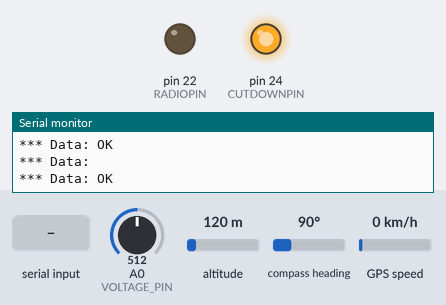
A sketch run on a simulated Arduino Mega 2560, built with avr-gcc and run on an emulated ATmega2560. Shown: output pins drawn as LEDs (lit = HIGH), the last lines printed to the serial monitor. Inputs (shaded band) come from the test bench; at power-on: A0 (VOLTAGE_PIN) = 512, altitude 120 m, compass heading 90°, GPS speed 0 km/h. The GPS gets a fix after 3 s at 37.7749, -122.4194 with 8 satellites; the modem accepts every AT command (registered, SIM ready, sends succeed) and sends nothing else.

Above: at 13.8 s.
13.9 s: "RING,1\n" received over the second serial link
15.5 s: "clearsms,1\n" received over the second serial link
At 31.62 s:
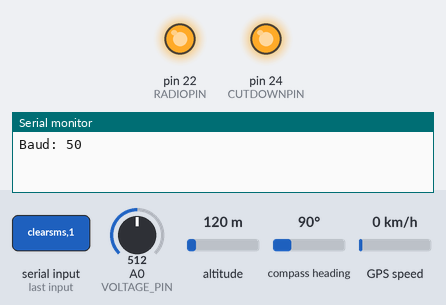
Timing chart, 0 to 31.7 s (numbered marks = the images above; inputs shaded):
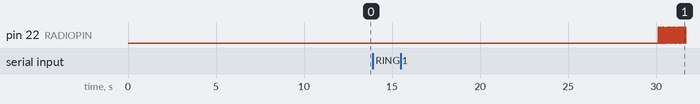

The sketch:

gps.ino
```cpp
#include <SoftwareSerial.h>
#include <TinyGPS.h>
#include <util/crc16.h>
#include <SD.h>

// Adafruit GPS - Start Loggin
#define PMTK_STARTLOG  "$PMTK185,0*22"
#define PMTK_ERASE_FLASH "$PMTK184,1*22"

// Timer intervals
long previousMillis = 0;
long interval = 30000; // Read temp & transmit every 30 seconds

//long cutdownInterval = 5400000; // 1hr 30 mins
long cutdownInterval = 200000;
int cutdownPeriod = 10000; // 10 seconds
boolean cutdownComplete = false;

boolean quiet_mode = false;

// Pins
#define RADIOPIN 22   // NTX2 TX
#define GPSBAUD 9600  // Adafruit Ultimate GPS Baud Rate
#define GSMBAUD 9600  // TC35 Baud
#define CUTDOWNPIN 24 // To Relay
#define GSMGROUND 13
#define VOLTAGE_PIN 0

#define modemDelay 500

// Vars
char datastring[60];
String callsign = String("$$RONERY");
String timestamp = "0";
String rtty;
int beacon_count = 0;
float latitude, longitude, altitude, voltage, speed, bearing = 0;
TinyGPS gps;

int SMS_location_number;
const unsigned int MAX_INPUT = 165; // 160 characters for SMS plus a few extra
static unsigned int input_pos = 0;

void setupModem() {

// AT+CMGF=1          for txt mode
// AT+CNMI=2,1,0,0,1  message indication
// AT^SMGO=1          SMS full indication
// AT&W               store to memory

  delay(modemDelay);

  //Set the Prefered Message Storage Parameter
  Serial2.println("AT+CMGF=1");
  delay(modemDelay);
  Serial2.println("AT+CNMI=2,1,0,0,1");
  delay(modemDelay);
  Serial2.println("AT^SMGO=1");
  delay(modemDelay);

  //Save Settings to Modem flash memory permanently
  Serial2.println("AT&W");
  delay(modemDelay);
}


void setup() {
  Serial.begin(9600);

  // Setup GPS Baud
  Serial3.begin(GPSBAUD);

  // Start GPS Logging
  Serial3.println(PMTK_STARTLOG);

  // Setup Radio
  pinMode(RADIOPIN, OUTPUT);

  // Setup Relay
  pinMode(CUTDOWNPIN, OUTPUT);
  digitalWrite(CUTDOWNPIN, HIGH);

  //--- turn on TC35 ---
  // To IGT pin on TC35
  // it grounds IGN pin for 100 ms
  // this is the same as pressing the button
  // on the TC35 to start it up

  pinMode(GSMGROUND, INPUT);
  digitalWrite(GSMGROUND, LOW);
  pinMode(GSMGROUND, OUTPUT);
  delay(100);
  pinMode(GSMGROUND, INPUT);

  // Setup GSM
  Serial2.begin(GSMBAUD);

  setupModem();
  delete_All_SMS();

  Serial.println("Ready.");
}

// Main loop
void loop() {
  // Read voltage
  int val;
  val = analogRead(VOLTAGE_PIN);
  voltage = val * 0.023225;

  // Read SMS queue
  readTC35();

  unsigned long currentMillis = millis();

  if (currentMillis > cutdownInterval && !cutdownComplete) {
    Serial.println("Cutting.");
    digitalWrite(CUTDOWNPIN, LOW);
    delay(cutdownPeriod);
    Serial.println("Cutting complete.");
    cutdownComplete = true;
  } else {
    digitalWrite(CUTDOWNPIN, HIGH);
  }

  if (currentMillis - previousMillis > interval) {
    quiet_mode = true;
    Serial.println("Transmitting.");
    transmit50Baud();
    transmit300Baud();

    Serial.println("Transmission done.");
    quiet_mode = false;

    // Set last, since transmission takes time
    previousMillis = millis();
  }

  if (!quiet_mode) {
    while (Serial3.available() && !quiet_mode) {
      if (gps.encode(Serial3.read())) {
        getgps(gps);
        break;
      }
    }
  }
}

void sendTextMessage(String text) {
  Serial.println("sendTextMessage()");
  Serial.println("Sending SMS.");
  Serial2.print("AT+CMGF=1\r");
  delay(100);
  Serial2.println("AT+CMGS=\"+35312345678\"");
  delay(100);
  Serial2.print(text);
  delay(100);
  Serial2.println((char)26);
}

void sendStatusTextMessage() {
  String text = String();

  text += "Beacon: ";
  text += beacon_count;
  text += ". Altitude: ";
  text += floatToString(altitude, 2);
  text += ". Voltage: ";
  text += floatToString(voltage, 2);
  text += ". Cut-down interval: ";
  text += cutdownInterval;
  text += ". Cut-down Status: ";
  text += cutdownComplete;
  text += ". Map: http://maps.google.com/?q=";
  text += floatToString(latitude, 8);
  text += ",";
  text += floatToString(longitude, 8);

  sendTextMessage(text);
}

void transmit50Baud() {
  transmit(50);
}

void transmit300Baud() {
  transmit(300);
}

void transmit(int baud) {
  rtty = String();
  rtty += callsign;
  rtty += ",";
  rtty += beacon_count;
  rtty += ",";
  rtty += timestamp;
  rtty += ",";
  rtty += floatToString(latitude, 8);
  rtty += ",";
  rtty += floatToString(longitude, 8);
  rtty += ",";
  rtty += floatToString(altitude, 2);
  rtty += ",";
  rtty += floatToString(speed, 2); // Speed
  rtty += ",";
  rtty += floatToString(bearing, 2); // Bearing
  rtty += ",";
  rtty += floatToString(voltage, 2); // Temperature - TODO: Battery?
  rtty += ",";
  rtty += cutdownComplete; // Cut-down status
  rtty += ",";
  rtty += cutdownInterval; // Cut-down Interval
  rtty += ",";

  // Convert to character array
  char charBuf[80];
  rtty.toCharArray(charBuf, 80);

  // Calculate checksum
  unsigned int CHECKSUM = gps_CRC16_checksum(charBuf);  // Calculates the checksum for this datastring
  char checksum_str[6];
  sprintf(checksum_str, "*%04X\n", CHECKSUM);

  // Append
  strcat(charBuf, checksum_str);

  // Transmit
  rtty_txstring(baud, charBuf);
  beacon_count = beacon_count + 1;
}

// The getgps function will get and print the values we want.
void getgps(TinyGPS &gps) {
  // To get all of the data into varialbes that you can use in your code,
  // all you need to do is define variables and query the object for the
  // data. To see the complete list of functions see keywords.txt file in
  // the TinyGPS and NewSoftSerial libs.

  //int satCount = TinyGPS::sat_count();
  //Serial.print("Satellites: ");
  //Serial.println(satCount);

  // Define the variables that will be used
  // Then call this function
  gps.f_get_position(&latitude, &longitude);
  // You can now print variables latitude and longitude
//Serial.print("Lat/Long: ");
//Serial.print(latitude, 8);
//  Serial.print(", ");
//  Serial.println(longitude, 8);

  // Same goes for date and time
  int year;
  byte month, day, hour, minute, second, hundredths;
  gps.crack_datetime(&year, &month, &day, &hour, &minute, &second, &hundredths);
  // Print data and time
//  Serial.print("Date: ");
//  Serial.print(month, DEC);
//  Serial.print("/");
//  Serial.print(day, DEC);
//  Serial.print("/");
//  Serial.print(year);
//  Serial.print(" Time: ");
//  Serial.print(hour, DEC);
//  Serial.print(":");
//  Serial.print(minute, DEC);
//  Serial.print(":");
//  Serial.print(second, DEC);
//  Serial.print(".");
//  Serial.println(hundredths, DEC);

  timestamp = String("");
  timestamp += hour;
  timestamp += ":";
  timestamp += minute;
  timestamp += ":";
  timestamp += second;

  //Since month, day, hour, minute, second, and hundr

  // Here you can print the altitude and course values directly since
  // there is only one value for the function
  altitude = gps.f_altitude();
//  Serial.print("Altitude (meters): ");
//  Serial.println(altitude);
  // Same goes for course
  bearing = gps.f_course();
//  Serial.print("Course (degrees): ");
//  Serial.println(bearing);
  // And same goes for speed
  speed = gps.f_speed_kmph();
//  Serial.print("Speed(kmph): ");
//  Serial.println(speed);
//  Serial.println();

  // Here you can print statistics on the sentences.
//  unsigned long chars;
//  unsigned short sentences, failed_checksum;
//  gps.stats(&chars, &sentences, &failed_checksum);
  //Serial.print("Failed Checksums: ");Serial.print(failed_checksum);
  //Serial.println(); Serial.println();
}

void rtty_txstring(int baud, char *string) {
  Serial.print("Transmitting: ");
  Serial.println(string);
  Serial.print("Baud: ");
  Serial.println(baud);

  /* Simple function to sent a char at a time to
    ** rtty_txbyte function.
    ** NB Each char is one byte (8 Bits)
    */

  char c;

  c = *string++;

  while ( c != '\0') {
    rtty_txbyte(baud, c);
    c = *string++;
  }
}


void rtty_txbyte (int baud, char c) {
  /* Simple function to sent each bit of a char to
    ** rtty_txbit function.
    ** NB The bits are sent Least Significant Bit first
    **
    ** All chars should be preceded with a 0 and
    ** proceded with a 1. 0 = Start bit; 1 = Stop bit
    **
    */

  int i;

  rtty_txbit(baud, 0); // Start bit

  // Send bits for for char LSB first

  for (i = 0; i < 7; i++) { // Change this here 7 or 8 for ASCII-7 / ASCII-8
    if (c & 1) rtty_txbit(baud, 1);

    else rtty_txbit(baud, 0);

    c = c >> 1;

  }

  rtty_txbit(baud, 1); // Stop bit
  rtty_txbit(baud, 1); // Stop bit
}

void rtty_txbit (int baud, int bit) {
  if (bit) {
    // high
    analogWrite(RADIOPIN, 138);
  } else {
    // low
    analogWrite(RADIOPIN, 127);
  }

  if (baud == 300) {
    delayMicroseconds(3370); // 300 baud
  } else if (baud == 50) {
    delayMicroseconds(10000); // For 50 Baud uncomment this and the line below.
    delayMicroseconds(10150); // You can't do 20150 it just doesn't work as the
  } else {
    delayMicroseconds(10000); // For 50 Baud uncomment this and the line below.
    delayMicroseconds(10150); // You can't do 20150 it just doesn't work as the
    Serial.println("Unknown Baud - defaulting to 50.");
  }
}

uint16_t gps_CRC16_checksum (char *string) {
  size_t i;
  uint16_t crc;
  uint8_t c;

  crc = 0xFFFF;

  // Calculate checksum ignoring the first two $s
  for (i = 2; i < strlen(string); i++) {
    c = string[i];
    crc = _crc_xmodem_update (crc, c);
  }

  return crc;
}

String floatToString(double number, uint8_t digits) {
  String resultString = "";
  // Handle negative numbers
  if (number < 0.0) {
    resultString += "-";
    number = -number;
  }

  // Round correctly so that print(1.999, 2) prints as "2.00"
  double rounding = 0.5;
  for (uint8_t i = 0; i < digits; ++i)
    rounding /= 10.0;

  number += rounding;

  // Extract the integer part of the number and print it
  unsigned long int_part = (unsigned long)number;
  double remainder = number - (double)int_part;
  resultString += int_part;

  // Print the decimal point, but only if there are digits beyond
  if (digits > 0)
    resultString += ".";

  // Extract digits from the remainder one at a time
  while (digits-- > 0) {
    remainder *= 10.0;
    int toPrint = int(remainder);
    resultString += toPrint;
    remainder -= toPrint;
  }
  return resultString;
}

void readTC35() {

  static char input_line [MAX_INPUT];

  if (Serial2.available() > 0) {
    Serial.println("Serial2.available()");
    while (Serial2.available () > 0) {
      char inByte = Serial2.read();

      switch (inByte) {

      case '\n':   // end of text
        input_line [input_pos] = 0;  // terminating null byte

        // terminator reached! process input_line here ...
        process_data (input_line);

        // reset buffer for next time
        input_pos = 0;
        break;

      case '\r':   // discard carriage return
        break;

      default:
        // keep adding if not full ... allow for terminating null byte
        if (input_pos < (MAX_INPUT - 1))
          input_line [input_pos++] = inByte;
        break;

      }  // end of switch
    }  // end of while incoming data
  }  // end of if incoming data
}  // end of readTC35

void process_data (char * data) {

  // display the data
  Serial.print("*** Data: ");
  Serial.println(data);

  if(strstr(data, "+CMTI:")) {   // An SMS has arrived
    char* copy = data + 12;      // Read from position 12 until a non ASCII number to get the SMS location
    SMS_location_number = (byte) atoi(copy);  // Convert the ASCII number to an int
    Serial2.print("AT+CMGR=");
    Serial2.println(SMS_location_number);  // Print the SMS in Serial Monitor
  }

  if(strstr(data, "RING")) {
    Serial.println("Ringing, sending.");
    sendStatusTextMessage();
  }

  if(strstr(data, "clearsms")) {
    delete_All_SMS();
  }

  if(strstr(data, "where")) {
    sendStatusTextMessage();
    Serial.println("where - Sending location.");
  }

  if(strstr(data, "erase")) {
    Serial3.println(PMTK_ERASE_FLASH);
    String message = String();
    message += "Flash erased.";
    sendTextMessage(message);
  }

  if(strstr(data, "cutdown")) {
    char *str;
    char *p = data;
    while ((str = strtok_r(p, " ", &p)) != NULL) {
      if (!strstr(str, "cutdown")) {
        Serial.print("cutdown interval update. New: ");
        Serial.println(str);
        cutdownInterval = atol(str);

        // Reset - in case
        cutdownComplete = false;

        String message = String();
        message += "Interval updated, now: ";
        message += str;
        sendTextMessage(message);
      }
    }

  }

  if(strstr(data, "^SMGO: 2")) { // SIM card FULL
    delete_All_SMS();           // delete all SMS
  }
}

void delete_one_SMS() {
  Serial.print("deleting SMS ");
  Serial.println(SMS_location_number);
  Serial2.print("AT+CMGD=");
  Serial2.println(SMS_location_number);
}

void delete_All_SMS() {
  for(int i = 1; i <= 20; i++) {
    Serial2.print("AT+CMGD=");
    Serial2.println(i);
    Serial.print("deleting SMS ");
    Serial.println(i);
    delay(500);
  }
}
```
